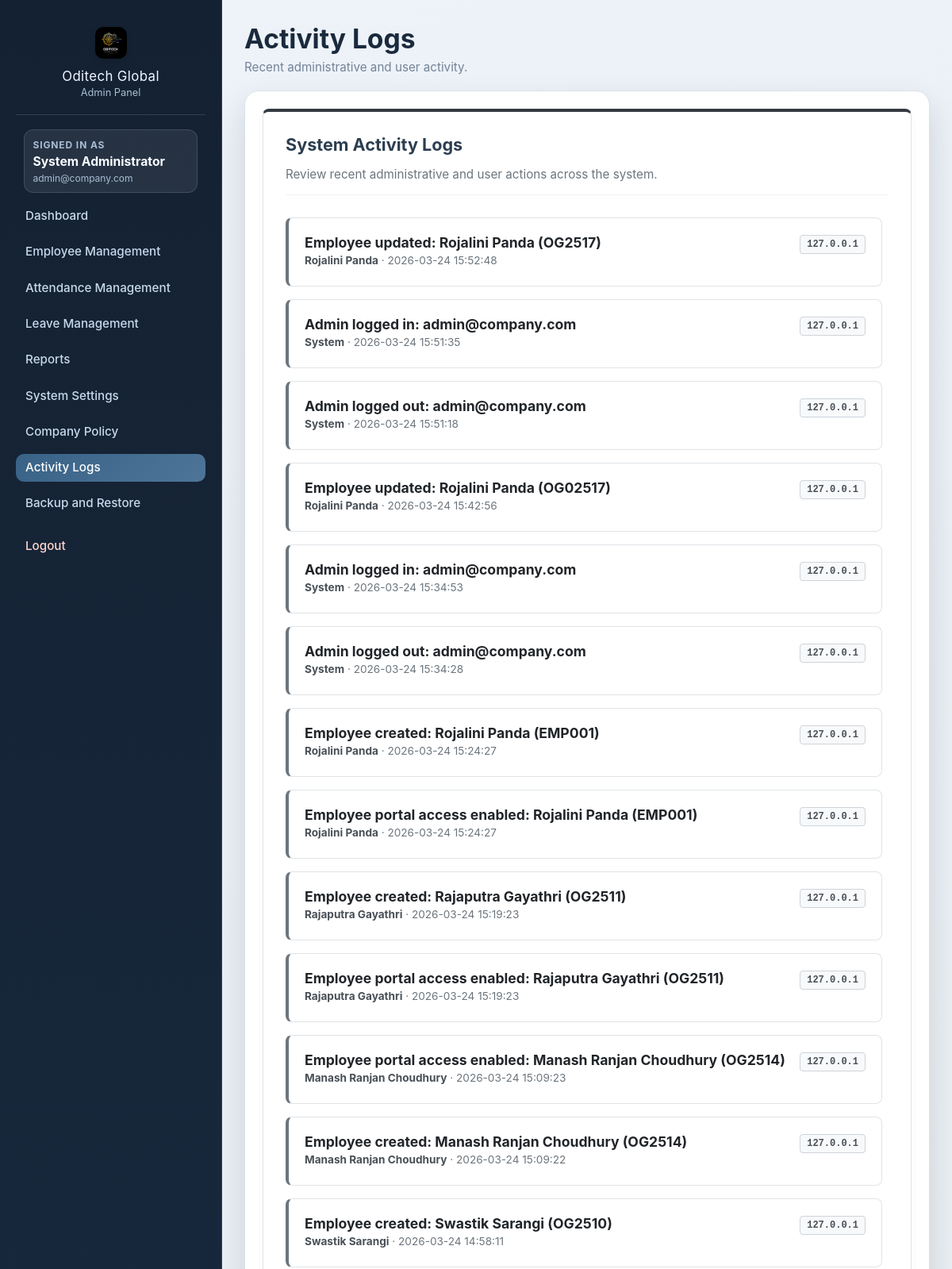
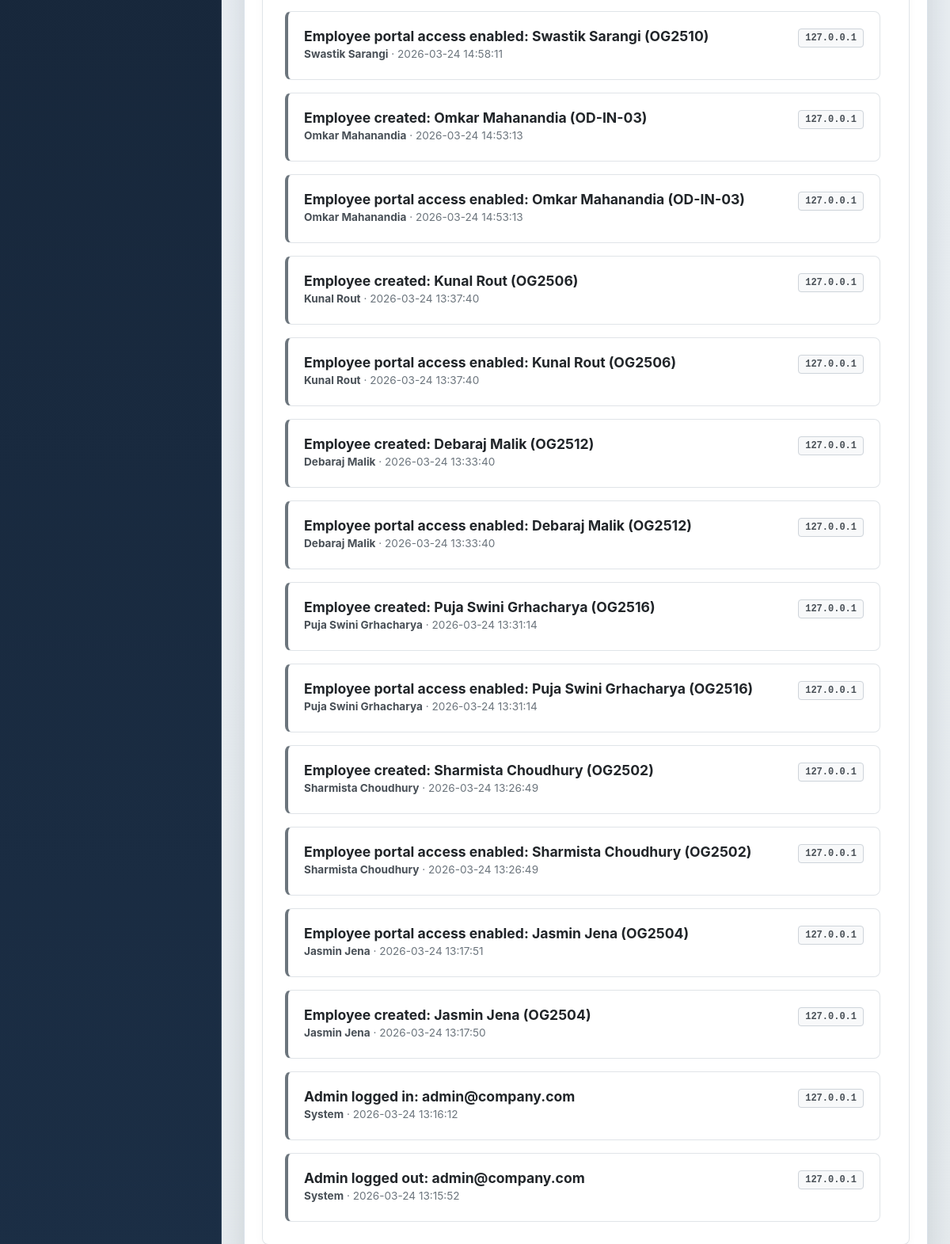
The app's page /admin/logs (signed in) with its own data (2 pictures, top to bottom).
### tables this page shows
CREATE TABLE admin_users (
            id INTEGER PRIMARY KEY AUTOINCREMENT,
            full_name TEXT NOT NULL,
            email TEXT NOT NULL UNIQUE,
            password_hash TEXT NOT NULL,
            is_active INTEGER NOT NULL DEFAULT 1,
            last_login TEXT
        );

CREATE TABLE activity_logs(
        id INTEGER PRIMARY KEY AUTOINCREMENT,
        employee_id INTEGER,
        action TEXT,
        timestamp TEXT,
        ip_address TEXT,
        FOREIGN KEY(employee_id) REFERENCES employees(id)
    );

### app.py (the view)
@app.route("/admin/logs")
def activity_logs():
    conn = get_db_connection()
    logs = conn.execute(
        """
        SELECT
            COALESCE(e.full_name, 'System') AS actor_name,
            a.action,
            a.timestamp,
            a.ip_address
        FROM activity_logs AS a
        LEFT JOIN employees AS e ON e.id = a.employee_id
        ORDER BY a.timestamp DESC
        LIMIT 100
        """
    ).fetchall()
    conn.close()
    return render_template(
        "admin_logs.html",
        section="logs",
        page_title="Activity Logs",
        page_subtitle="Recent administrative and user activity.",
        logs=logs,
    )

### app.py (called while the page is built)
def get_ist_now():
    return datetime.utcnow() + timedelta(hours=5, minutes=30)

def get_ist_date():
    return get_ist_now().date()

def get_db_connection():
    conn = sqlite3.connect(DB_PATH)
    conn.row_factory = sqlite3.Row
    ensure_employee_profile_columns(conn)
    return conn

@app.context_processor
def inject_auth_context():
    employee_name = (session.get("employee_name", "") or "").strip()
    employee_initials = "".join(part[:1].upper() for part in employee_name.split()[:2]) or "E"
    return {
        "current_admin_name": session.get("admin_name", ""),
        "current_admin_email": session.get("admin_email", ""),
        "admin_authenticated": bool(session.get("admin_user_id")),
        "employee_authenticated": bool(session.get("employee_id")),
        "current_employee_initials": employee_initials,
    }

@app.before_request
def protect_admin_routes():
    if not request.path.startswith("/admin"):
        return None
    if request.endpoint in ("static", "admin_login", "admin_logout"):
        return None
    conn = get_db_connection()
    ensure_admin_users_table(conn)
    current_admin = get_admin_profile(conn, session.get("admin_user_id"))
    if not current_admin or not int(current_admin["is_active"] or 0):
        conn.close()
        clear_admin_session()
        return redirect(url_for("admin_login", msg="Please sign in to access the admin panel."))
    auto_mark_missing_absences(conn)
    conn.close()
    return None

### modules/auth/admin_auth.py (called while the page is built)
def get_admin_profile(conn, admin_user_id):
    if not admin_user_id:
        return None
    ensure_admin_users_table(conn)
    return conn.execute(
        """
        SELECT
            id,
            full_name,
            email,
            is_active,
            last_login
        FROM admin_users
        WHERE id = ?
        """,
        (admin_user_id,),
    ).fetchone()

### modules/db/schema.py (called while the page is built, shortened)
def ensure_admin_users_table(conn):
    conn.execute(
        """
        CREATE TABLE IF NOT EXISTS admin_users (
            id INTEGER PRIMARY KEY AUTOINCREMENT,
            full_name TEXT NOT NULL,
            email TEXT NOT NULL UNIQUE,
            password_hash TEXT NOT NULL,
            is_active INTEGER NOT NULL DEFAULT 1,
            last_login TEXT
        )
        """
    )
    admin_count = conn.execute("SELECT COUNT(*) FROM admin_users").fetchone()[0]

### templates/admin_logs.html (shortened to what this page needs)
{% extends "admin_base.html" %}
{% block content %}
<div class="settings-card" style="border-top: 4px solid #343a40; margin-bottom: 0;">
    <h2>System Activity Logs</h2>
    <p class="desc">Review recent administrative and user actions across the system.</p>
    {% if logs %}
    <div style="display: flex; flex-direction: column; gap: 1rem; max-height: calc(100vh - 250px); overflow-y: auto; padding-right: 0.5rem;">
        {% for log in logs %}
        <div class="log-card">
            <div class="log-header">
                <div>
                    <h3 class="log-title">{{ log['action'] }}</h3>
                    <p class="log-meta"><strong style="color: #495057;">{{ log['actor_name'] }}</strong> &middot; {{ log['timestamp'] }}</p>
                </div>
                <div>
                    <span class="log-ip" title="IP Address">{{ log['ip_address'] }}</span>
                </div>
            </div>
        </div>
        {% endfor %}
    </div>
    {% else %}
    <p class="desc" style="border: none;">No activity logs found.</p>
    {% endif %}
</div>
{% endblock %}

### templates/admin_base.html (shortened to what this page needs)
<!DOCTYPE html>
<html lang="en">
<head>
    <link rel="stylesheet" href="{{ url_for('static', filename='admin.css') }}">
</head>
<body class="admin-shell">
    <div class="admin-layout">
        <aside class="sidebar">
            <div class="brand-block">
                <div style="text-align: center; margin-bottom: 0.5rem;">
                    <img src="{{ url_for('static', filename='logo.jpeg') }}" alt="Oditech Logo" style="width: 40px; height: 40px; border-radius: 10px; object-fit: cover; box-shadow: 0 4px 8px rgba(0,0,0,0.1);">
                </div>
                <p class="brand-title" style="font-size: 1.05rem; text-align: center; margin-bottom: 0.2rem;">Oditech Global</p>
                <p class="brand-subtitle" style="text-align: center; font-size: 0.8rem; margin-top: 0;">Admin Panel</p>
            </div>
            {% if admin_authenticated %}
            <div class="admin-session-card">
                <span>Signed in as</span>
                <strong>{{ current_admin_name or "Administrator" }}</strong>
                <small>{{ current_admin_email }}</small>
            </div>
            {% endif %}
            <nav class="menu">
                <a class="menu-link {% if section == 'dashboard' %}active{% endif %}" href="{{ url_for('admin_dashboard') }}">Dashboard</a>
                <a class="menu-link {% if section == 'employees' %}active{% endif %}" href="{{ url_for('employee_management') }}">Employee Management</a>
                <a class="menu-link {% if section == 'attendance' %}active{% endif %}" href="{{ url_for('attendance_management') }}">Attendance Management</a>
                <a class="menu-link {% if section == 'leaves' %}active{% endif %}" href="{{ url_for('leave_management') }}">Leave Management</a>
                <a class="menu-link {% if section == 'reports' %}active{% endif %}" href="{{ url_for('reports') }}">Reports</a>
                <a class="menu-link {% if section == 'settings' %}active{% endif %}" href="{{ url_for('system_settings') }}">System Settings</a>
                <a class="menu-link {% if section == 'policy' %}active{% endif %}" href="{{ url_for('admin_policy') }}">Company Policy</a>
                <a class="menu-link {% if section == 'logs' %}active{% endif %}" href="{{ url_for('activity_logs') }}">Activity Logs</a>
                <a class="menu-link {% if section == 'backup' %}active{% endif %}" href="{{ url_for('backup_restore') }}">Backup and Restore</a>
                <a class="menu-link danger" href="{{ url_for('admin_logout') }}">Logout</a>
            </nav>
        </aside>
        <main class="main-content">
            <header class="topbar">
                <h1>{{ page_title }}</h1>
                <p>{{ page_subtitle }}</p>
            </header>
            <section class="content-surface">
                {% block content %}{% endblock %}
            </section>
        </main>
    </div>
</body>
</html>

### static/admin.css (style rules this page uses)
:root { --navy-950: #142132; --navy-900: #1b2e45; --navy-700: #355271; --ink-900: #1f2937; --ink-700: #43556b; --ink-500: #738398; --surface-100: #ffffff; --surface-200: #f8fafc; --line-200: #d9e1ea; --accent-500: #cc8740; --accent-600: #ae6f30; --ok-500: #23784a; --shell-bg: linear-gradient(145deg, #eef3f9 0%, #e7ecef 100%); --shadow-main: 0 18px 42px rgba(16, 25, 39, 0.14); --radius-lg: 18px; --radius-md: 12px; }
* { box-sizing: border-box; }
body.admin-shell { margin: 0; min-height: 100vh; background: var(--shell-bg); color: var(--ink-900); font-family: -apple-system, BlinkMacSystemFont, "Segoe UI", Roboto, Helvetica, Arial, sans-serif !important; }
.admin-layout { min-height: 100vh; display: grid; grid-template-columns: 280px 1fr; }
.sidebar { background: linear-gradient(180deg, var(--navy-950) 0%, var(--navy-900) 100%); color: #d9e7f6; padding: 28px 20px; border-right: 1px solid rgba(167, 186, 208, 0.18); position: sticky; top: 0; height: 100vh; overflow-y: auto; }
.brand-block { padding: 6px 10px 20px; border-bottom: 1px solid rgba(167, 186, 208, 0.2); margin-bottom: 18px; }
.brand-title { margin: 0; font-family: -apple-system, BlinkMacSystemFont, "Segoe UI", Roboto, Helvetica, Arial, sans-serif !important; font-size: 1.55rem; color: #f0f6ff; letter-spacing: 0.4px; }
.brand-subtitle { margin: 6px 0 0; font-size: 0.86rem; color: #a9bdd4; }
.admin-session-card { margin: 0 10px 18px; padding: 12px; border-radius: 12px; background: rgba(255, 255, 255, 0.08); border: 1px solid rgba(167, 186, 208, 0.2); }
.admin-session-card span, .admin-session-card small { display: block; color: #a9bdd4; }
.admin-session-card span { font-size: 0.72rem; letter-spacing: 0.9px; text-transform: uppercase; font-weight: 700; }
.admin-session-card strong { display: block; margin-top: 4px; color: #f7fbff; font-size: 0.98rem; }
.admin-session-card small { margin-top: 4px; font-size: 0.8rem; word-break: break-word; }
.menu { display: flex; flex-direction: column; gap: 8px; }
.menu-link { display: block; padding: 10px 12px; border-radius: 10px; color: #c8d9ed; text-decoration: none; font-size: 0.95rem; line-height: 1.35; transition: background-color 0.2s ease, color 0.2s ease, transform 0.2s ease; }
.menu-link.active { background: linear-gradient(135deg, #396287 0%, #4e7598 100%); color: #ffffff; }
.menu-link.danger { margin-top: 8px; color: #ffd6cf; }
.main-content { padding: 28px; }
.topbar h1 { margin: 0; font-family: -apple-system, BlinkMacSystemFont, "Segoe UI", Roboto, Helvetica, Arial, sans-serif !important; font-size: clamp(1.7rem, 2.8vw, 2.2rem); color: #1a2a3d; }
.topbar p { margin: 6px 0 20px; color: var(--ink-500); font-size: 0.95rem; }
.content-surface { background: var(--surface-100); border: 1px solid var(--line-200); border-radius: var(--radius-lg); box-shadow: var(--shadow-main); padding: 22px; }

### templates/admin_base.html (style rules this page uses)
.sidebar { overflow-y: auto; scrollbar-width: none; -ms-overflow-style: none; }
.menu-link { padding: 0.45rem 0.75rem !important; margin-bottom: 0.15rem !important; font-size: 0.95rem !important; font-weight: 500 !important; text-decoration: none !important; }
.admin-session-card { margin-bottom: 0.75rem !important; padding: 0.65rem !important; }
.admin-session-card span, .admin-session-card small { font-size: 0.75rem !important; }

### templates/admin_logs.html (style rules this page uses)
.settings-card { background: #fff; border: 1px solid #e0e4e8; border-radius: 8px; padding: 1.75rem; box-shadow: 0 4px 12px rgba(0,0,0,0.03); margin-bottom: 1.5rem; }
.settings-card h2 { margin-top: 0; font-size: 1.35rem; color: #2c3e50; margin-bottom: 0.25rem; }
.settings-card p.desc { color: #6c757d; font-size: 0.95rem; margin-bottom: 1.75rem; border-bottom: 1px solid #f1f3f5; padding-bottom: 1rem; }
.log-card { background: #fff; border: 1px solid #e0e4e8; border-radius: 8px; padding: 1.25rem; transition: box-shadow 0.2s ease; border-left: 4px solid #6c757d; }
.log-header { display: flex; justify-content: space-between; align-items: flex-start; margin-bottom: 0.25rem; }
.log-title { margin: 0 0 0.25rem 0; font-size: 1.1rem; color: #212529; }
.log-meta { margin: 0; font-size: 0.85rem; color: #6c757d; }
.log-ip { background: #f8f9fa; color: #495057; border: 1px solid #ced4da; padding: 0.25rem 0.5rem; border-radius: 4px; font-size: 0.75rem; font-weight: 600; font-family: monospace; }

### records on screen
admin_users: full_name "System Administrator", email "admin@company.com"
activity_logs: action "Employee updated: Rojalini Panda (OG2517)", actor_name "Rojalini Panda", timestamp "2026-03-24 15:52:48", ip_address "127.0.0.1"
activity_logs: action "Admin logged in: admin@company.com", actor_name "System", timestamp "2026-03-24 15:51:35", ip_address "127.0.0.1"
activity_logs: action "Admin logged out: admin@company.com", actor_name "System", timestamp "2026-03-24 15:51:18", ip_address "127.0.0.1"
activity_logs: action "Employee updated: Rojalini Panda (OG02517)", actor_name "Rojalini Panda", timestamp "2026-03-24 15:42:56", ip_address "127.0.0.1"
activity_logs: action "Admin logged in: admin@company.com", actor_name "System", timestamp "2026-03-24 15:34:53", ip_address "127.0.0.1"
activity_logs: action "Admin logged out: admin@company.com", actor_name "System", timestamp "2026-03-24 15:34:28", ip_address "127.0.0.1"
activity_logs: action "Employee created: Rojalini Panda (EMP001)", actor_name "Rojalini Panda", timestamp "2026-03-24 15:24:27", ip_address "127.0.0.1"
activity_logs: action "Employee portal access enabled: Rojalini Panda (EMP001)", actor_name "Rojalini Panda", timestamp "2026-03-24 15:24:27", ip_address "127.0.0.1"
activity_logs: action "Employee created: Rajaputra Gayathri (OG2511)", actor_name "Rajaputra Gayathri", timestamp "2026-03-24 15:19:23", ip_address "127.0.0.1"
activity_logs: action "Employee portal access enabled: Rajaputra Gayathri (OG2511)", actor_name "Rajaputra Gayathri", timestamp "2026-03-24 15:19:23", ip_address "127.0.0.1"
activity_logs: action "Employee portal access enabled: Manash Ranjan Choudhury (OG2514)", actor_name "Manash Ranjan Choudhury", timestamp "2026-03-24 15:09:23", ip_address "127.0.0.1"
activity_logs: action "Employee created: Manash Ranjan Choudhury (OG2514)", actor_name "Manash Ranjan Choudhury", timestamp "2026-03-24 15:09:22", ip_address "127.0.0.1"
activity_logs: action "Employee created: Swastik Sarangi (OG2510)", actor_name "Swastik Sarangi", timestamp "2026-03-24 14:58:11", ip_address "127.0.0.1"
activity_logs: action "Employee portal access enabled: Swastik Sarangi (OG2510)", actor_name "Swastik Sarangi", timestamp "2026-03-24 14:58:11", ip_address "127.0.0.1"
activity_logs: action "Employee created: Omkar Mahanandia (OD-IN-03)", actor_name "Omkar Mahanandia", timestamp "2026-03-24 14:53:13", ip_address "127.0.0.1"
activity_logs: action "Employee portal access enabled: Omkar Mahanandia (OD-IN-03)", actor_name "Omkar Mahanandia", timestamp "2026-03-24 14:53:13", ip_address "127.0.0.1"
activity_logs: action "Employee created: Kunal Rout (OG2506)", actor_name "Kunal Rout", timestamp "2026-03-24 13:37:40", ip_address "127.0.0.1"
activity_logs: action "Employee portal access enabled: Kunal Rout (OG2506)", actor_name "Kunal Rout", timestamp "2026-03-24 13:37:40", ip_address "127.0.0.1"
activity_logs: action "Employee created: Debaraj Malik (OG2512)", actor_name "Debaraj Malik", timestamp "2026-03-24 13:33:40", ip_address "127.0.0.1"
activity_logs: action "Employee portal access enabled: Debaraj Malik (OG2512)", actor_name "Debaraj Malik", timestamp "2026-03-24 13:33:40", ip_address "127.0.0.1"
activity_logs: action "Employee created: Puja Swini Grhacharya (OG2516)", actor_name "Puja Swini Grhacharya", timestamp "2026-03-24 13:31:14", ip_address "127.0.0.1"
activity_logs: action "Employee portal access enabled: Puja Swini Grhacharya (OG2516)", actor_name "Puja Swini Grhacharya", timestamp "2026-03-24 13:31:14", ip_address "127.0.0.1"
activity_logs: action "Employee created: Sharmista Choudhury (OG2502)", actor_name "Sharmista Choudhury", timestamp "2026-03-24 13:26:49", ip_address "127.0.0.1"
activity_logs: action "Employee portal access enabled: Sharmista Choudhury (OG2502)", actor_name "Sharmista Choudhury", timestamp "2026-03-24 13:26:49", ip_address "127.0.0.1"
activity_logs: action "Employee portal access enabled: Jasmin Jena (OG2504)", actor_name "Jasmin Jena", timestamp "2026-03-24 13:17:51", ip_address "127.0.0.1"
activity_logs: action "Employee created: Jasmin Jena (OG2504)", actor_name "Jasmin Jena", timestamp "2026-03-24 13:17:50", ip_address "127.0.0.1"
activity_logs: action "Admin logged in: admin@company.com", actor_name "System", timestamp "2026-03-24 13:16:12", ip_address "127.0.0.1"
activity_logs: action "Admin logged out: admin@company.com", actor_name "System", timestamp "2026-03-24 13:15:52", ip_address "127.0.0.1"

### other values on screen
{{ page_title }} "Activity Logs"
{{ page_subtitle }} "Recent administrative and user activity."
